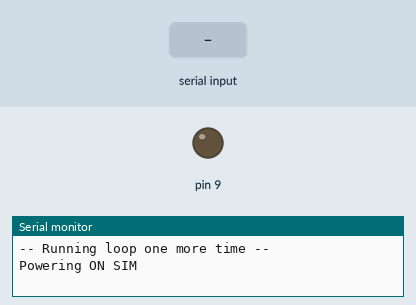
Simulated run of this sketch. Board: Arduino Uno, built with avr-gcc and run on an emulated ATmega328P. Parts: output pins drawn as LEDs (lit = HIGH), the last lines printed to the serial monitor. The test bench sets the inputs (shaded band). The modem accepts every AT command (registered, SIM ready, sends succeed) and sends nothing else; pins used as bus, display or sensor lines are not drawn.

Above: at 7.1 s.
7.2 s: "PSUTTZ" received over the second serial link
At 37.4 s:
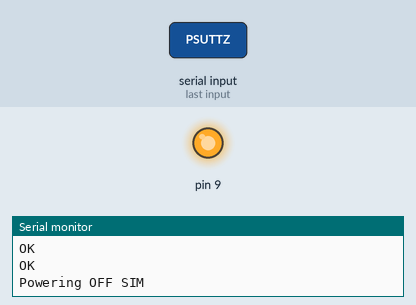
Timing chart, 0 to 38.0 s (numbered marks = the images above; inputs shaded):
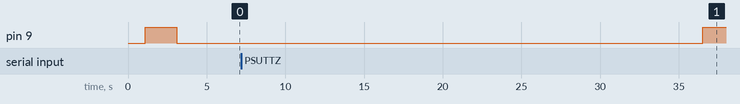

Measured:
- after the input at 7.2 s, pin 9: LOW → HIGH after 29.3 s

The sketch:

MoistureSensor.ino
```cpp
/*
 * Anotiste Moisture sensor application
 * - By Kaushik Nagabhushan
 */
#include <SoftwareSerial.h>
#include <avr/sleep.h>
#include <avr/power.h>
#include <avr/wdt.h>

SoftwareSerial mySerial(7, 8); // RX, TX

#define BUFFER_SIZE 64
#define JSON_LENGTH 24
#define LOOP_COUNTER 900 //Each loop waits for 8s, so 900 times waiting = 7200s = 120 mins

typedef enum {
  RESP_OK,
  RESP_ERROR,
  RESP_TIMEOUT,
} RESP_CODE;

char idCharArray[24];
volatile int f_wdt=1;
unsigned short loopCount = 0;
const char *CMD_GET_ID = "AT+GSN";
boolean bFirstTime = true;


/***************************************************
 *  Name:        ISR(WDT_vect)
 *
 *  Returns:     Nothing.
 *
 *  Parameters:  None.
 *
 *  Description: Watchdog Interrupt Service. This
 *               is executed when watchdog timed out.
 *
 ***************************************************/
ISR(WDT_vect)
{
    f_wdt=1;
}

/***************************************************
 *  Name:        enterSleep
 *
 *  Returns:     Nothing.
 *
 *  Parameters:  None.
 *
 *  Description: Enters the arduino into sleep mode.
 *
 ***************************************************/
void enterSleep(void)
{
  set_sleep_mode(SLEEP_MODE_PWR_DOWN);   /* EDIT: could also use SLEEP_MODE_PWR_DOWN for lowest power consumption. */
  sleep_enable();

  /* Now enter sleep mode. */
  sleep_mode();

  /* The program will continue from here after the WDT timeout*/
  sleep_disable(); /* First thing to do is disable sleep. */

  /* Re-enable the peripherals. */
  //power_all_enable(); -- Moved this to loop() to enable things just before we actually do anything
}

/***************************************************
 *  Name:        configureWatchDog
 *
 *  Returns:     Nothing.
 *
 *  Parameters:  None
 *
 *  Description: Sets up the watchdog to fire in 8s with no reset
 *
 ***************************************************/
 void configureWatchDog()
 {
  /*** Setup the WDT ***/

  /* Clear the reset flag. */
  MCUSR &= ~(1<<WDRF);

  /* In order to change WDE or the prescaler, we need to
   * set WDCE (This will allow updates for 4 clock cycles).
   */
  WDTCSR |= (1<<WDCE) | (1<<WDE);

  /* set new watchdog timeout prescaler value */
  WDTCSR = 1<<WDP0 | 1<<WDP3; /* 8.0 seconds */

  /* Enable the WD interrupt (note no reset). */
  WDTCSR |= _BV(WDIE);

 }

/***************************************************
 *  Name:        readSensorValue
 *
 *  Returns:     int - sensor value.
 *
 *  Parameters:  None
 *
 *  Description: Reads the moisture sensor value
 *
 ***************************************************/

int readSensorValue()
{
  int analogSensorPin = 0;    // select the input pin for the potentiometer
  int analogSensorValue = 0;  // variable to store the value coming from the sensor

  int sensorVCC = 13;

   pinMode(sensorVCC, OUTPUT);

  // power the sensor
  digitalWrite(sensorVCC, HIGH);
  delay(500); //make sure the sensor is powered
  // read the value from the sensor:
  analogSensorValue = analogRead(analogSensorPin);
  //stop power
  digitalWrite(sensorVCC, LOW);
  return analogSensorValue;
}

/***************************************************
 *  Name:        powerGSMModule
 *
 *  Returns:     Nothing
 *
 *  Parameters:  None
 *
 *  Description: Powers on/off the SIM900 GSM module
 *
 ***************************************************/

void powerGSMModule(boolean bEnable)
{
    char mesg[BUFFER_SIZE];
    memset(mesg, 0x00, BUFFER_SIZE);
    sprintf(mesg, "Powering %s SIM", bEnable?"ON":"OFF");
    Serial.println(mesg);

    pinMode(9, OUTPUT);
    digitalWrite(9,LOW);
    delay(1000);
    digitalWrite(9,HIGH);
    delay(2000);
    digitalWrite(9,LOW);
    delay(3000);

    boolean bResponseDone = false;
    do {
      RESP_CODE errCode = RESP_ERROR;
      bResponseDone = waitForSequence(errCode);
      if (errCode != RESP_OK) {
        break;
      }
    } while(!bResponseDone);

    if (bEnable) {
      Serial.println("SIM900 is ON");
      boolean bReady = isSimReady();
      if (!bReady) {
        Serial.println("Failed to get ID");
      }
    }
}

/***************************************************
 *  Name:        waitForSequence
 *
 *  Returns:     True if the response is received fully
 *
 *  Parameters:  None
 *
 *  Description: Waits till a response has been received during startup or shutdown
 *
 ***************************************************/

boolean waitForSequence(RESP_CODE &errCode)
{
  String data;
  int timeToWait = 100;
  errCode = RESP_OK;

  while(timeToWait > 0 && mySerial.available()==0) {
    delay(100);
    timeToWait = timeToWait - 1;
  }

  if (timeToWait <= 0) {
    errCode = RESP_TIMEOUT;
    return false;
  }

  data = mySerial.readString();
  data.trim();

  Serial.println(data);
  delay(100);

  if (  -1 != data.indexOf("PSUTTZ") ||
        -1 != data.indexOf("NORMAL POWER DOWN")) {
    return true;
  }
  return false;
}

/***************************************************
 *  Name:        setup
 *
 *  Returns:     Nothing
 *
 *  Parameters:  None
 *
 *  Description: Powers on the SIM900, Configures the timer and initializes SIM900 HTTP
 *
 ***************************************************/

void setup() {

  // Open serial communications and wait for port to open:
  Serial.begin(19200);
  while (!Serial) {
    ; // wait for serial port to connect. Needed for native USB port only
  }

  memset(idCharArray, 0x00, 24);

  // set the data rate for the SoftwareSerial port
  mySerial.begin(19200);

  configureWatchDog();
}

/***************************************************
 *  Name:        loop
 *
 *  Returns:     Nothing
 *
 *  Parameters:  None
 *
 *  Description:
 *
 ***************************************************/

void loop() { // run over and over

  if (!bFirstTime) {
    enterSleep();
  }

  loopCount = loopCount + 1;

  if (bFirstTime || loopCount >= LOOP_COUNTER) {
    //Re-enable the peripherals. They are disabled in the enterSleep() method
    power_all_enable();

    Serial.println("-- Running loop one more time --");
    delay(100);

    powerGSMModule(true);
    SetupHttp();
    SubmitPostRequest();
    CloseHttp();
    powerGSMModule(false);
    loopCount = 0;
    bFirstTime = false;
  }
}

/***************************************************
 *  Name:        isSimReady
 *
 *  Returns:     True if SIM900 is powered on and responding
 *
 *  Parameters:  None
 *
 *  Description: Checks if the SIM900 is responding to commands
 *
 ***************************************************/

boolean isSimReady()
{
  if (!sendCommand(CMD_GET_ID, false)) {
    //Try once more
    if (!sendCommand(CMD_GET_ID, false)) {
      return false;
    }
  }
  return true;
}

/***************************************************
 *  Name:        isResponseDone
 *
 *  Returns:     True if SIM900 response is complete
 *
 *  Parameters:  None
 *
 *  Description: Checks if the SIM900 response is complete
 *
 ***************************************************/

boolean isResponseDone(char *response)
{
    if (  0 != strstr(response, "OK") ||
          0 != strstr(response, "ERROR") ||
          0 != strstr(response, "DOWNLOAD") ||
          0 != strstr(response, "CONNECT OK")) {
            return true;
          }

    //If it is not the standard responses, then we check for these special strings in the response
    //which might indicate that the response is actually done

    //The serial read buffer is only 64 bytes. For the AT+HTTPPARA command
    //the whole url is returned back. If this URL is more than 63 bytes, then the remaining characters
    //seem to be dropped. So to work around that, we check if the command is a HTTPPARA command,
    //and we go on with the process.
    if (  0 != (strstr(response, "URL")) ||
          0 != (strstr(response, "HTTPREAD:")) ||
          0 != (strstr(response, "Successfully "))
        ) {
      //We found a "URL" in the string, so continue saying that the response is done
      return true;
    }
    return false;
}

/***************************************************
 *  Name:        isHttpActionDone
 *
 *  Returns:     True if the response is a HTTP action
 *
 *  Parameters:  None
 *
 *  Description: If the HTTP action is a PUT or GET, and the response contains one
 *               of the response codes in the funtion, then return value is true.
 *
 ***************************************************/

boolean isHttpActionDone(char *response)
{
    if (  0 != strstr(response, "HTTPACTION:1,601,0") ||
          0 != strstr(response, "HTTPACTION:1,200") ||
          0 != strstr(response, "HTTPACTION:1,202") ||
          0 != strstr(response, "HTTPACTION:0,200") ||
          0 != strstr(response, "HTTPACTION:0,202") ||
          0 != strstr(response, "HTTPACTION:0,601")) {
              return true;
          }
    return false;
}

/***************************************************
 *  Name:        waitForOk
 *
 *  Returns:     True if the command has been sent and the response is received fully
 *
 *  Parameters:  None
 *
 *  Description: Waits till a response has been received for a command
 *
 ***************************************************/

boolean waitForOk(const char *cmd, boolean isHttpAction, RESP_CODE &errCode)
{
  String data;
  char dataChar[BUFFER_SIZE];
  int timeToWait = 80;
  errCode = RESP_OK;
  memset(dataChar, 0x00, BUFFER_SIZE);

  while(timeToWait > 0 && mySerial.available()==0) {
    delay(100);
    timeToWait = timeToWait - 1;
  }

  if (timeToWait <= 0) {
    char mesg[BUFFER_SIZE];
    memset(mesg, 0x00, BUFFER_SIZE);
    sprintf(mesg, "%s -- Command timed out", cmd);
    Serial.println(mesg);
    errCode = RESP_TIMEOUT;
    return false;
  }
  data = mySerial.readString();

  if(!strcmp(cmd, CMD_GET_ID)) {
    if (GetId(data, errCode)) {
      data.toCharArray(idCharArray, 24);
      return true;
    }

    strcpy(idCharArray, "Unknown");
    return false;
  }

  Serial.println(data);
  delay(100);

  data.toCharArray(dataChar, BUFFER_SIZE);

  if (isHttpAction) {
    return isHttpActionDone(dataChar);
  }
  return isResponseDone(dataChar);
}

/***************************************************
 *  Name:        sendCommand
 *
 *  Returns:     True if SIM900 command has been sent
 *
 *  Parameters:  None
 *
 *  Description: Sends a AT+ command to the SIM900
 *
 ***************************************************/

boolean sendCommand(const char *cmd, boolean isHttpAction)
{
  boolean bResponseDone = false;

  mySerial.println(cmd);

  do {
    RESP_CODE errCode = RESP_ERROR;
    bResponseDone = waitForOk(cmd, isHttpAction, errCode);
    if (errCode != RESP_OK) {
      return false;
    }
  } while(!bResponseDone);

  return true;
}

/***************************************************
 *  Name:        sendSMS
 *
 *  Returns:     Nothing
 *
 *  Parameters:  None
 *
 *  Description: Sends an SMS
 *
 ***************************************************/
/*
void sendSMS() {

  mySerial.print("AT+CMGF=1\r");    //Because we want to send the SMS in text mode
  delay(500);
  mySerial.println("AT + CMGS = \"+12039808543\"");
  delay(500);
  mySerial.println("Hello from Kaushik's SIM900!");//the content of the message
  delay(500);

  mySerial.println((char)26);//the ASCII code of the ctrl+z is 26
  delay(100);
  mySerial.println();
}
*/

/***************************************************
 *  Name:        SetupHttp
 *
 *  Returns:     True if SIM900 HTTP module is set up
 *
 *  Parameters:  None
 *
 *  Description: Intializes and sets up the HTTP module
 *
 ***************************************************/

boolean SetupHttp()
{
  if(!sendCommand("AT+HTTPTERM", false)) {
    return false;
  }
  if(!sendCommand("AT+CSQ", false)) {
    return false;
  }
  if(!sendCommand("AT+CGATT?", false)) {
    return false;
  }
  if(!sendCommand("AT+SAPBR=3,1,\"CONTYPE\",\"GPRS\"", false)) {
    return false;
  }
  if(!sendCommand("AT+SAPBR=3,1,\"APN\",\"CMNET\"", false)) {
    return false;
  }
  if(!sendCommand("AT+SAPBR=1,1", false)) {
    return false;
  }
  if(!sendCommand("AT+SAPBR=2,1", false)) {
    return false;
  }
  return true;
}

/***************************************************
 *  Name:        CloseHttp
 *
 *  Returns:     True if SIM900 HTTP module is closed cleanly
 *
 *  Parameters:  None
 *
 *  Description: Closes the HTTP module and releases the bearer
 *
 ***************************************************/
boolean CloseHttp()
{
  if(!sendCommand("AT+HTTPTERM", false)) {
    return false;
  }
  if(!sendCommand("AT+SAPBR=0,1", false)) {
    return false;
  }
  return true;
}

/***************************************************
 *  Name:        GetId
 *
 *  Returns:     True if SIM900 ID has been obtained
 *
 *  Parameters:  None
 *
 *  Description: Gets the ID of the SIM card
 *
 ***************************************************/
boolean GetId(String &idStr, RESP_CODE &errCode)
{
  if (false == idStr.startsWith(CMD_GET_ID)) {
    errCode = RESP_ERROR;
    return false;
  }
  int pos = idStr.indexOf("\r\n");
  if (-1 == pos) {
    errCode = RESP_ERROR;
    return false;
  }

  idStr.remove(0, pos);
  idStr.trim();

  pos = idStr.indexOf("OK");
  if (-1 == pos) {
    errCode = RESP_ERROR;
    return false;
  }
  idStr.setCharAt(pos-1, '\0');
  idStr.trim();

  pos = idStr.indexOf("\r\n");
  if (-1 == pos) {
    errCode = RESP_ERROR;
    return false;
  }
  idStr.setCharAt(pos-1, '\0');
  idStr.trim();

  return true;
}

/***************************************************
 *  Name:        SubmitPostRequest
 *
 *  Returns:     True if SIM900 POST request has been sent successfully
 *
 *  Parameters:  None
 *
 *  Description: Reads the sensor value and sends it to the Server
 *
 ***************************************************/

boolean SubmitPostRequest()
{
  char bufferToSend[BUFFER_SIZE];
  char lengthData[JSON_LENGTH];

  memset(bufferToSend, 0x00, BUFFER_SIZE);
  memset(lengthData, 0x00, JSON_LENGTH);

  sprintf(bufferToSend, "{\"device_id\":\"%s\", \"value\":\"%d\"}", idCharArray, readSensorValue());

  if(!sendCommand("AT+CSQ", false)) {
    return false;
  }
  if(!sendCommand("AT+HTTPINIT", false)) {
    return false;
  }
  if(!sendCommand("AT+HTTPPARA=\"CID\",1", false)) {
    return false;
  }
  if(!sendCommand("AT+HTTPPARA=\"URL\",\"http://posttestserver.com/post.php?dir=myano\"", false)) {
    return false;
  }
  if(!sendCommand("AT+HTTPPARA=\"CONTENT\",\"application/json\" ", false)) {
    return false;
  }

  strcpy(lengthData, "");
  sprintf(lengthData, "AT+HTTPDATA=%d,10000", strlen(bufferToSend));
  if(!sendCommand(lengthData, false)) {
    return false;
  }

  if(!sendCommand(bufferToSend, false)) {
    return false;
  }
  if(!sendCommand("AT+HTTPACTION=1", true)) {
    return false;
  }
  if(!sendCommand("AT+HTTPREAD", false)) {
    return false;
  }
  return true;
}
```
